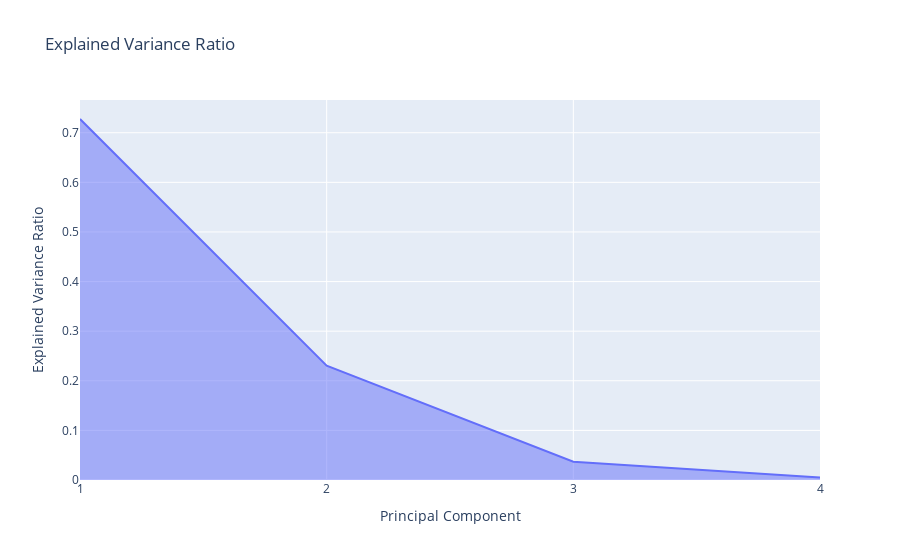

Source (notebook cell):
### Code cell
fig = explained_variance_px(iris_data.iloc[:, 0:4], n_components=4)
fig.show()

### Figure 1 — Plotly figure (JSON) as saved in the notebook; plotly's stock layout.template omitted (floating-point values rounded to 4 significant figures)
{"data": [{"fillpattern": {"shape": ""}, "hovertemplate": "Principal Component=%{x}<br>Explained Variance Ratio=%{y}<extra></extra>", "legendgroup": "", "line": {"color": "#636efa"}, "marker": {"symbol": "circle"}, "mode": "lines", "name": "", "orientation": "v", "showlegend": false, "stackgroup": "1", "type": "scatter", "x": [1, 2, 3, 4], "xaxis": "x", "y": [0.7277, 0.2303, 0.03684, 0.005152], "yaxis": "y"}], "layout": {"legend": {"tracegroupgap": 0}, "title": {"text": "Explained Variance Ratio"}, "xaxis": {"anchor": "y", "domain": [0, 1], "tickmode": "array", "tickvals": [1, 2, 3, 4], "title": {"text": "Principal Component"}}, "yaxis": {"anchor": "x", "domain": [0, 1], "title": {"text": "Explained Variance Ratio"}}}}
